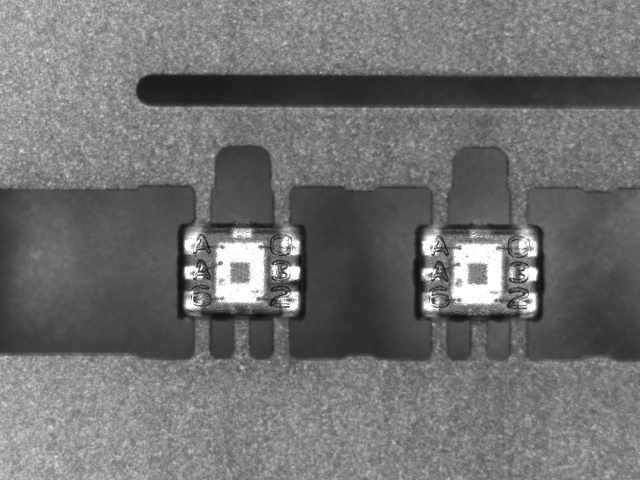
#> input picture Input/test.jpg, 1280 x 960 px (shown at 1/2 size); its folder holds only this picture in this run
$ python -i template.py   (imports and definitions only)
#> lines starting #> are read from the running program, lines starting #| are printed output that depends on the picture; after the words box and inside, x2 and y2 are one past the last pixel; in counts of white or black regions, pixels touching at a corner belong together
#> further down, picture is the input picture: shape (960, 1280, 3); min 14, max 255, mean 112.5
import os
import json

import cv2
import numpy as np
from PyQt5 import QtCore

from ..utils.exceptions import TemplateError


_TEMPLATE_FILE    = "templates/template.json"
_TEMPLATE_FULL    = "templates/tmpl_full.npy"
_TEMPLATE_PREVIEW = "templates/template_preview.png"


# [61 lines left out: functions _build_cells, _safe_crop, _scaled, _scale_rect, not called in this run]


def _contour_template(image_bgr: np.ndarray, min_blob_ratio: float = 0.0) -> np.ndarray:
    """BGR → binary bright-region map for template matching (region-based).
    MUST receive the full image — background blur and Otsu need global pixel
    context to produce the same result at template-save time and search time.
    Pipeline: median denoise → background-divide → Otsu → morph open → morph close
             → optional connected-component blob filter (min_blob_ratio > 0).
    min_blob_ratio: drop any blob whose area < ratio × largest_blob_area (0.0 = disabled).
    """
#> called with min_blob_ratio = 0
    gray     = cv2.cvtColor(image_bgr, cv2.COLOR_BGR2GRAY)

    # Median: remove sensor grain, preserve pin boundary sharpness
    denoised = cv2.medianBlur(gray, 5)

    # Background divide: large-sigma blur estimates the illumination field.
    # Dividing removes global brightness variation (dark lot vs bright lot)
    # without amplifying local tape texture (unlike CLAHE).
    bg   = cv2.GaussianBlur(denoised, (0, 0), 50)
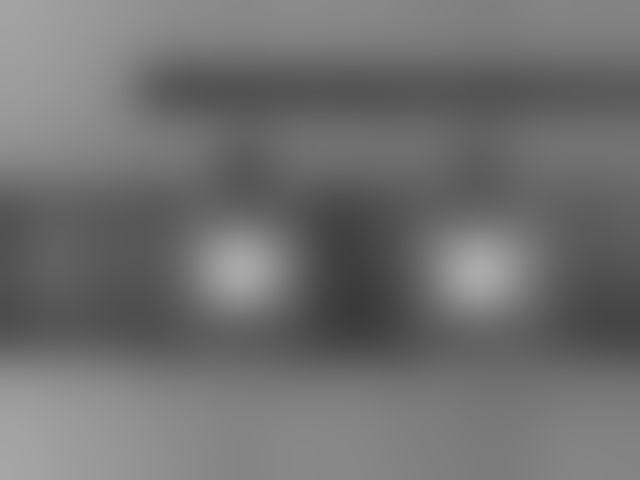
#> bg: shape (960, 1280) (shown at 1/2 size); min 58, max 170, mean 112.1
    norm = cv2.divide(denoised, bg, scale=255)
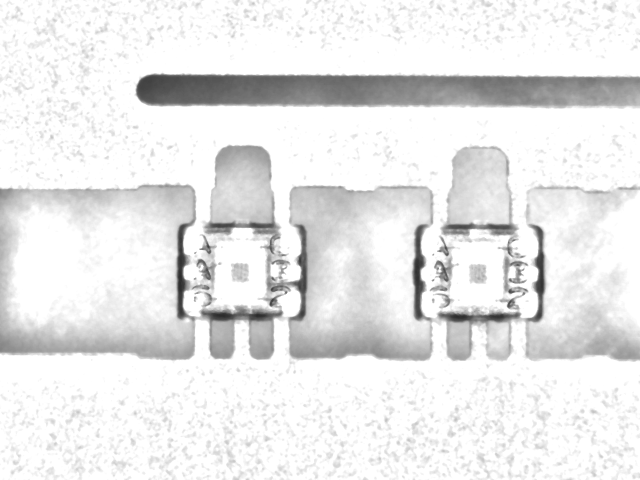
#> norm: shape (960, 1280) (shown at 1/2 size); min 41, max 255, mean 232.9

    # Otsu on normalised image: pins (lighter) separate cleanly from tape (darker)
    _, bright_mask = cv2.threshold(norm, 0, 255,
                                   cv2.THRESH_BINARY + cv2.THRESH_OTSU)
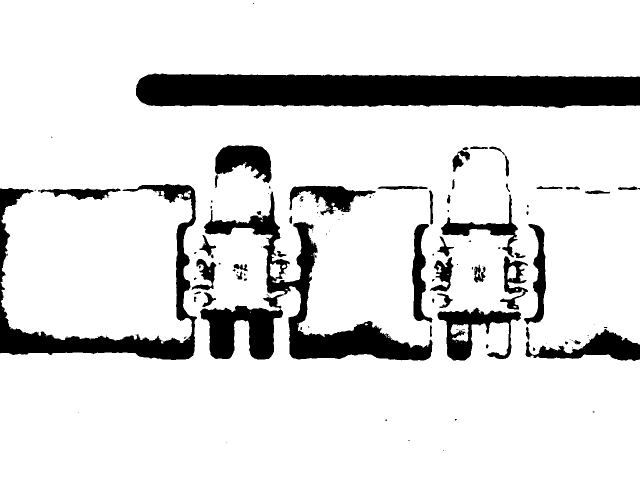
#> bright_mask: shape (960, 1280) (shown at 1/2 size); 86.2% white; 133 black regions (80 under 20 px), largest, box (x1, y1, x2, y2) and area: (272, 147, 1280, 216) 60820, (408, 383, 865, 721) 25305, (0, 368, 394, 720) 24501

    # Open: remove small tape-noise blobs smaller than a pin
    k_open  = cv2.getStructuringElement(cv2.MORPH_RECT, (9, 9))
    cleaned = cv2.morphologyEx(bright_mask, cv2.MORPH_OPEN, k_open)
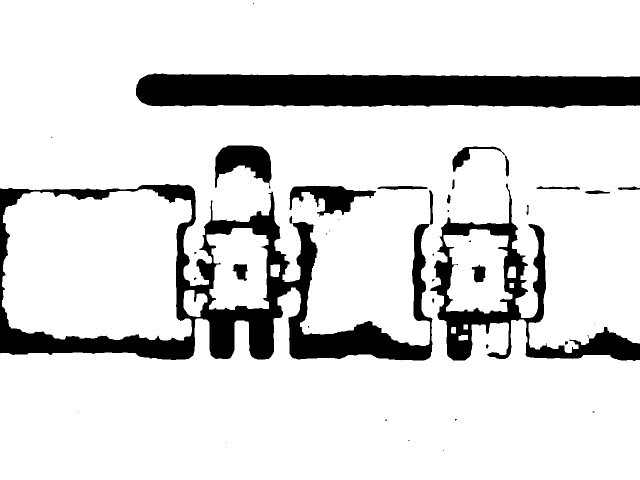
#> cleaned: shape (960, 1280) (shown at 1/2 size); 85.4% white; 41 black regions (23 under 20 px), largest, box (x1, y1, x2, y2) and area: (0, 368, 867, 721) 73880, (272, 147, 1280, 216) 61036, (860, 367, 1280, 722) 28757

    # Close: fill small holes inside surviving pin blobs → solid filled regions
    k_close = cv2.getStructuringElement(cv2.MORPH_RECT, (5, 5))
    result  = cv2.morphologyEx(cleaned, cv2.MORPH_CLOSE, k_close)
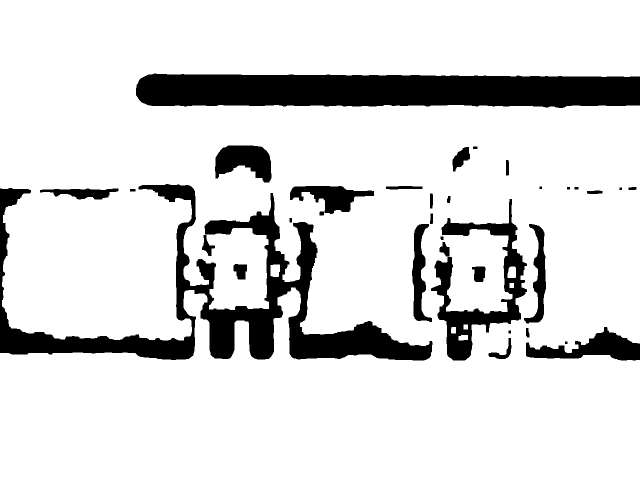
#> result: shape (960, 1280) (shown at 1/2 size); 85.7% white; 34 black regions, largest, box (x1, y1, x2, y2) and area: (0, 368, 865, 721) 66354, (272, 147, 1280, 216) 60988, (862, 398, 1054, 721) 16612

    # Connected-component blob filter: remove blobs smaller than ratio × largest blob.
    # Eliminates IC-corner reflections and other non-pin artifacts that survive morphology.
    if min_blob_ratio > 0.0:
        n, labels, stats, _ = cv2.connectedComponentsWithStats(result, connectivity=8)
        if n > 1:  # label 0 = background; need at least one foreground blob
            areas = [stats[i, cv2.CC_STAT_AREA] for i in range(1, n)]
            min_area = max(areas) * min_blob_ratio
            for i in range(1, n):
                if stats[i, cv2.CC_STAT_AREA] < min_area:
                    result[labels == i] = 0

    return result


# TEMPLATE MANAGER
class TemplateManager:

    # [165 lines left out: functions load, save, extract_patches, save_patches, load_patches, save_preview and 1 more, not called in this run]


# TEMPLATE MATCHER
class TemplateMatcher:
    """
    Locates IC_A in a new image using a single adaptive-binary combined patch
    (IC body + bottom strip) matched with cv2.TM_CCOEFF_NORMED.

    If the match score falls below threshold a TemplateError is raised —
    this acts as a rotation/misalignment rejection gate.
    """

    # [130 lines left out: functions __init__, locate_ic, _find_second_ic, not called in this run]

>>> import cv2
>>> picture = cv2.imread('../../Input/test.jpg')
>>> result = _contour_template(picture)
